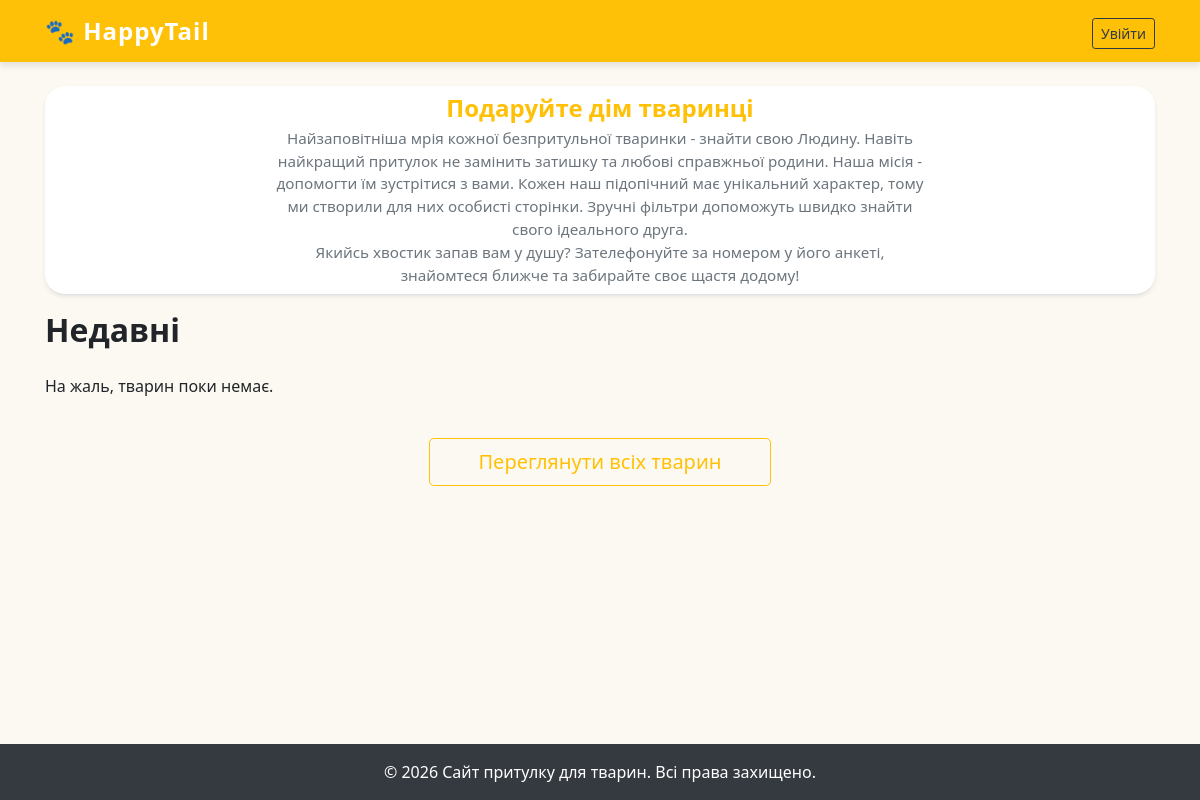
Before: / with the older database file.
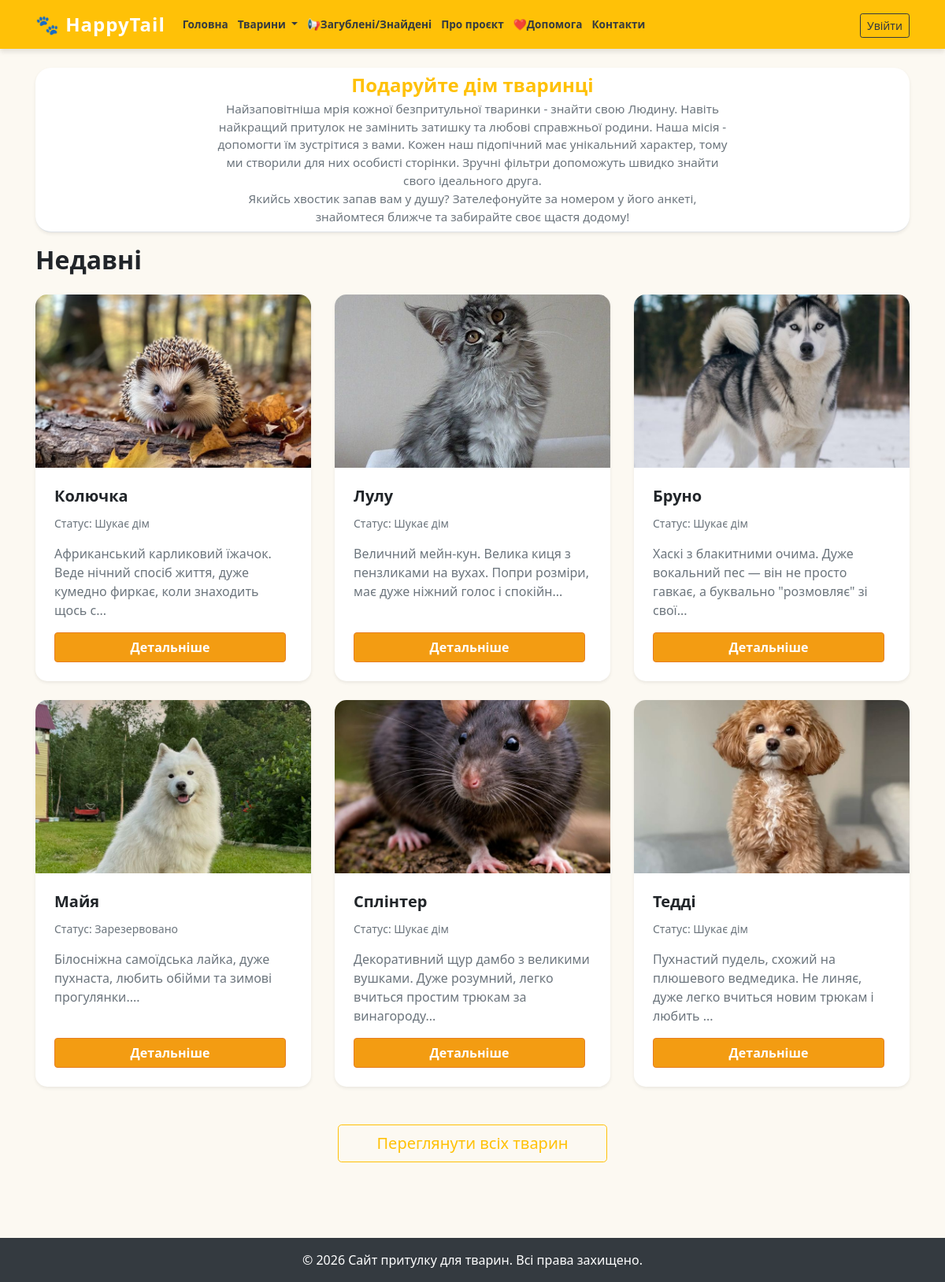
After: the same page with the newer database file.
### tables this page shows
CREATE TABLE `menu` (
  `id` int(11) NOT NULL,
  `title` varchar(100) NOT NULL,
  `url` varchar(255) NOT NULL,
  `parent_id` int(11) DEFAULT 0
);

CREATE TABLE `pets` (
  `id` int(11) NOT NULL,
  `name` varchar(100) NOT NULL,
  `image` text DEFAULT NULL,
  `description` text DEFAULT NULL,
  `age` varchar(50) DEFAULT NULL,
  `gender` varchar(20) DEFAULT 'Не вказано',
  `status` varchar(50) DEFAULT 'Шукає дім',
  `category_id` int(11) DEFAULT NULL,
  `created_at` datetime DEFAULT current_timestamp()
);

### include/functions.php (called while the page is built, shortened)
<?php
function get_menu() {
    global $conn;
    $sql = "SELECT * FROM menu ORDER BY id ASC";
    $result = mysqli_query($conn, $sql);
    return mysqli_fetch_all($result, MYSQLI_ASSOC);
}
function is_admin() {
    return isset($_SESSION['login']) && $_SESSION['login'] === 'admin';
}
function get_recent_pets($limit = 6) {
    global $conn;
    $sql = "SELECT pets.*, categories.name as category_name
            FROM pets
            LEFT JOIN categories ON pets.category_id = categories.id
            ORDER BY pets.id DESC LIMIT $limit";
    $result = mysqli_query($conn, $sql);
    return mysqli_fetch_all($result, MYSQLI_ASSOC);
}

### index.php (the view, shortened to what this page needs)
<?php
require_once 'include/config.php';
require_once 'include/functions.php';
require_once 'include/header.php';
$search = $_GET['search'] ?? '';
$gender = $_GET['gender'] ?? '';
$status = $_GET['status'] ?? '';
?>
<?php
$is_home = !isset($_GET['view']) && empty($search) && empty($gender) && empty($status);
if ($is_home):
?>
    <div class="jumbotron jumbotron-fluid bg-white py-2 mb-3 border-bottom shadow-sm" style="border-radius: 20px;">
        <div class="container text-center">
            <h4 class="font-weight-bold text-warning mb-1">Подаруйте дім тваринці</h4>
            <p class="text-secondary mx-auto mb-0" style="max-width: 650px; font-size: 0.95rem; line-height: 1.5;">
                Найзаповітніша мрія кожної безпритульної тваринки - знайти свою Людину. Навіть найкращий притулок не замінить затишку та любові справжньої родини. Наша місія - допомогти їм зустрітися з вами.
                Кожен наш підопічний має унікальний характер, тому ми створили для них особисті сторінки. Зручні фільтри допоможуть швидко знайти свого ідеального друга.
                <br>
                Якийсь хвостик запав вам у душу? Зателефонуйте за номером у його анкеті, знайомтеся ближче та забирайте своє щастя додому!
            </p>
        </div>
    </div>
    <div class="mb-5">
        <h2 class="font-weight-bold mb-4 mt-2">Недавні</h2>
        <div class="row">
            <?php
            $recent_pets = get_recent_pets(6);
            if (empty($recent_pets)):
            ?>
                <div class="col-12"><p>На жаль, тварин поки немає.</p></div>
            <?php else: ?>
                <?php foreach ($recent_pets as $pet): ?>
                    <div class="col-md-4 mb-4">
                        <div class="card h-100 shadow-sm border-0 pet-card" style="border-radius: 15px; overflow: hidden; transition: transform 0.3s;">
                            <?php if (!empty($pet['image'])): ?>
                                <img src="img/<?= htmlspecialchars($pet['image']) ?>" class="card-img-top pet-img" alt="<?= htmlspecialchars($pet['name']) ?>" style="height: 220px; object-fit: cover;">
                            <?php else: ?>
                                <img src="img/no-image.png" class="card-img-top pet-img" alt="Немає фото" style="height: 220px; object-fit: cover;">
                            <?php endif; ?>
                            <div class="card-body d-flex flex-column p-4">
                                <h5 class="card-title font-weight-bold"><?= htmlspecialchars($pet['name']) ?></h5>
                                <p class="card-text text-muted small">Статус: <?= htmlspecialchars($pet['status']) ?></p>
                                <p class="card-text text-secondary">
                                    <?= htmlspecialchars(mb_substr($pet['description'], 0, 100)) . '...' ?>
                                </p>
                                <div class="d-flex justify-content-between mt-auto">
                                    <a href="post.php?pet_id=<?= $pet['id'] ?>" class="btn btn-warning flex-grow-1 mr-2 font-weight-bold">Детальніше</a>
                                </div>
                            </div>
                        </div>
                    </div>
                <?php endforeach; ?>
            <?php endif; ?>
        </div>
        <div class="text-center mt-4">
            <a href="index.php?view=all" class="btn btn-outline-warning btn-lg px-5">Переглянути всіх тварин</a>
        </div>
    </div>
<?php endif; ?>
<?php require_once 'include/footer.php'; ?>

### include/header.php (shortened to what this page needs)
<?php $base_path = $base_path ?? ''; ?>
<!DOCTYPE html>
<html lang="uk">
<head>
    <link rel="stylesheet" href="https://cdn.jsdelivr.net/npm/bootstrap@4.6.2/dist/css/bootstrap.min.css">
    <link rel="stylesheet" href="<?= $base_path ?>css/main.css?v=1.1">
</head>
<body>
<nav class="navbar navbar-expand-lg navbar-dark bg-warning">
    <div class="container">
        <a class="navbar-brand font-weight-bold" href="<?= $base_path ?>index.php">🐾 HappyTail</a>
        <div class="collapse navbar-collapse" id="navbarNav">
            <ul class="navbar-nav mr-auto">
                <?php
                $all_menu = get_menu();
                $top_menu = array_filter($all_menu, function($m) { return ($m['parent_id'] ?? 0) == 0; });
                foreach ($top_menu as $menu_item):
                    $sub_menu = array_filter($all_menu, function($m) use ($menu_item) { return ($m['parent_id'] ?? 0) == $menu_item['id']; });
                    $has_sub = !empty($sub_menu);
                    if ($has_sub): ?>
                        <li class="nav-item dropdown">
                            <a class="nav-link dropdown-toggle text-dark font-weight-bold" href="#" id="nav-<?= $menu_item['id'] ?>" role="button" data-toggle="dropdown">
                                <?= htmlspecialchars($menu_item['title']) ?>
                            </a>
                        </li>
                    <?php else: ?>
                        <li class="nav-item">
                            <a class="nav-link text-dark font-weight-bold" href="<?= $base_path ?><?= htmlspecialchars($menu_item['url']) ?>">
                                <?= htmlspecialchars($menu_item['title']) ?>
                            </a>
                        </li>
                    <?php endif;
                endforeach; ?>
            </ul>
            <ul class="navbar-nav">
                <?php if (is_admin()): ?>
                    <li class="nav-item mr-2">
                        <a class="btn btn-dark btn-sm mt-1" href="<?= $base_path ?>admin/index.php">Адмінка</a>
                    </li>
                    <li class="nav-item">
                        <a class="btn btn-outline-danger btn-sm mt-1" href="<?= $base_path ?>admin/logout.php">Вихід</a>
                    </li>
                <?php else: ?>
                    <li class="nav-item">
                        <a class="btn btn-outline-dark btn-sm mt-1" href="<?= $base_path ?>login/index.php">Увійти</a>
                    </li>
                <?php endif; ?>
            </ul>
        </div>
    </div>
</nav>
<div class="container mt-4 mb-5">

### include/footer.php (shortened to what this page needs)
</div>
<footer class="bg-dark text-white text-center py-3 mt-auto">
    <div class="container">
        <p class="mb-0">&copy; <?= date('Y') ?> Сайт притулку для тварин. Всі права захищено.</p>
    </div>
</footer>
</body>
</html>

### css/main.css (style rules this page uses)
html { overflow-y: scroll !important; }
body { display: flex; flex-direction: column; min-height: 100vh; background-color: #fcf9f2; font-family: 'Segoe UI', Tahoma, Geneva, Verdana, sans-serif; }
.navbar { box-shadow: 0 4px 6px rgba(0,0,0,0.1); }
.navbar-brand { font-size: 1.5rem; letter-spacing: 1px; }
.card { border: none; border-radius: 10px; transition: transform 0.3s ease, box-shadow 0.3s ease; }
.card-img-top { border-top-left-radius: 10px; border-top-right-radius: 10px; }
.btn-warning { background-color: #f39c12; border-color: #e67e22; color: white; font-weight: bold; }
footer { background-color: #2c3e50 !important; color: #ecf0f1; }
.navbar-nav .nav-link { white-space: nowrap !important; }
@media (min-width: 992px) and (max-width: 1200px) { .navbar-expand-lg .navbar-nav .nav-link { padding-left: 6px !important; padding-right: 6px !important; font-size: 0.85rem !important; } }

Changed rows visible on the page:
added menu: title "Головна"
added menu: title "Тварини"
added menu: title "📢Загублені/Знайдені"
added menu: title "Про проєкт"
added menu: title "❤️Допомога"
added menu: title "Контакти"
added pets: image (picture), name "Колючка", status "Шукає дім", description "Африканський карликовий їжачок. Веде нічний спосіб життя, дуже кумедно фиркає, коли знаходить щось с"
added pets: image (picture), name "Лулу", status "Шукає дім", description "Величний мейн-кун. Велика киця з пензликами на вухах. Попри розміри, має дуже ніжний голос і спокійн"
added pets: image (picture), name "Бруно", status "Шукає дім", description "Хаскі з блакитними очима. Дуже вокальний пес — він не просто гавкає, а буквально \"розмовляє\" зі свої"
added pets: image (picture), name "Майя", status "Зарезервовано", description "Білосніжна самоїдська лайка, дуже пухнаста, любить обійми та зимові прогулянки."
added pets: image (picture), name "Сплінтер", status "Шукає дім", description "Декоративний щур дамбо з великими вушками. Дуже розумний, легко вчиться простим трюкам за винагороду"
added pets: image (picture), name "Тедді", status "Шукає дім", description "Пухнастий пудель, схожий на плюшевого ведмедика. Не линяє, дуже легко вчиться новим трюкам і любить"
Other visible differences:
text no longer shown: "На жаль, тварин поки немає."
